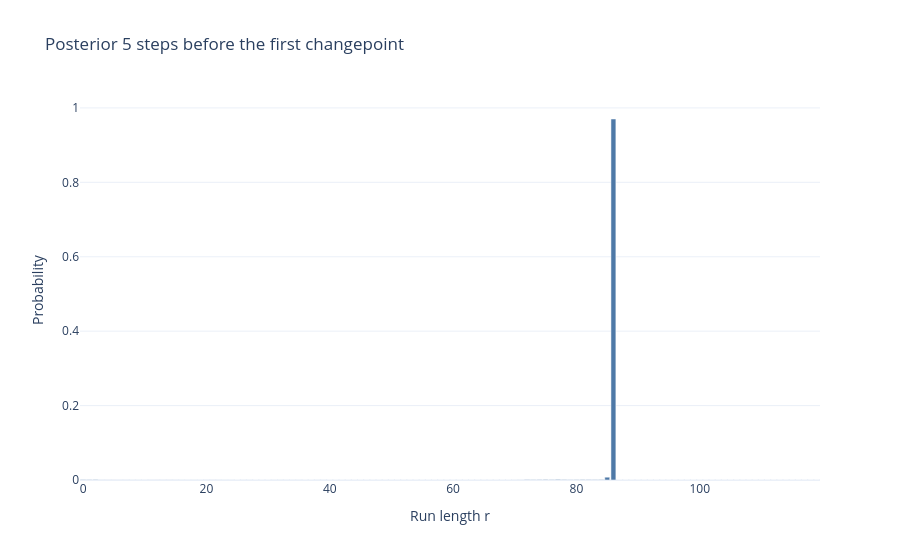

Source (notebook cell):
### Markdown cell above
## 4. What is the run-length posterior?

The run-length posterior is a probability distribution over how long the current
regime has lasted. We can slice it at specific time steps to see how confident the
algorithm is.

### Code cell
def posterior_slice(t_index, title, r_max=120):
    fig = go.Figure(
        data=go.Bar(
            x=np.arange(r_max),
            y=posterior_matrix[t_index, :r_max],
            marker_color="#4E79A7",
        )
    )
    fig.update_layout(
        title=title,
        xaxis_title="Run length r",
        yaxis_title="Probability",
        template="plotly_white",
        height=340,
    )
    return fig

posterior_slice(85, "Posterior 5 steps before the first changepoint")

### Figure 1 — Plotly figure (JSON) as saved in the notebook; plotly's stock layout.template omitted (floating-point values rounded to 4 significant figures)
{"data": [{"marker": {"color": "#4E79A7"}, "type": "bar", "x": [0, 1, 2, 3, 4, 5, 6, 7, 8, 9, 10, 11, 12, 13, 14, 15, 16, 17, 18, 19, 20, 21, 22, 23, 24, 25, 26, 27, 28, 29, 30, 31, 32, 33, 34, 35, 36, 37, 38, 39, 40, 41, 42, 43, 44, 45, 46, 47, 48, 49, 50, 51, 52, 53, 54, 55, 56, 57, 58, 59, 60, 61, 62, 63, 64, 65, 66, 67, 68, 69, 70, 71, 72, 73, 74, 75, 76, 77, 78, 79, 80, 81, 82, 83, 84, 85, 86, 87, 88, 89, 90, 91, 92, 93, 94, 95, 96, 97, 98, 99, 100, 101, 102, 103, 104, 105, 106, 107, 108, 109, 110, 111, 112, 113, 114, 115, 116, 117, 118, 119], "y": [0.0008988, 0.0007632, 0.001039, 0.0002508, 0.0002218, 0.0002102, 0.0001812, 0.0001481, 0.0001395, 0.0001328, 0.0001147, 0.0001938, 0.000208, 0.0001556, 0.0002178, 0.0001764, 0.0001399, 0.0001193, 0.0001361, 0.0001124, 0.000174, 0.0002084, 0.0001598, 0.0001306, 0.0001069, 8.827e-05, 0.0001058, 0.0001028, 8.816e-05, 7.384e-05, 8.921e-05, 0.0001201, 0.0001414, 0.0001126, 9.857e-05, 0.0001077, 7.834e-05, 8.171e-05, 0.0001133, 9.763e-05, 8.175e-05, 6.567e-05, 6.093e-05, 5.952e-05, 6.234e-05, 7.39e-05, 8.153e-05, 6.333e-05, 5.324e-05, 5.331e-05, 5.095e-05, 5.431e-05, 5.209e-05, 5.183e-05, 7.843e-05, 6.915e-05, 6.423e-05, 5.99e-05, 6.355e-05, 5.907e-05, 6.097e-05, 6.146e-05, 6.16e-05, 6.401e-05, 6.933e-05, 7.503e-05, 7.238e-05, 7.654e-05, 8.025e-05, 8.873e-05, 0.0001025, 0.0001641, 0.0009065, 0.0006604, 0.0009011, 0.001379, 0.000897, 0.001572, 0.0009294, 0.0005718, 0.0006871, 0.0009862, 0.0009261, 0.0007642, 0.001002, 0.007521, 0.9702, 0.0, 0.0, 0.0, 0.0, 0.0, 0.0, 0.0, 0.0, 0.0, 0.0, 0.0, 0.0, 0.0, 0.0, 0.0, 0.0, 0.0, 0.0, 0.0, 0.0, 0.0, 0.0, 0.0, 0.0, 0.0, 0.0, 0.0, 0.0, 0.0, 0.0, 0.0, 0.0, 0.0]}], "layout": {"autosize": true, "title": {"text": "Posterior 5 steps before the first changepoint"}, "xaxis": {"autorange": true, "range": [-0.5, 119.5], "title": {"text": "Run length r"}, "type": "linear"}, "yaxis": {"autorange": true, "range": [0, 1.021], "title": {"text": "Probability"}, "type": "linear"}}}
